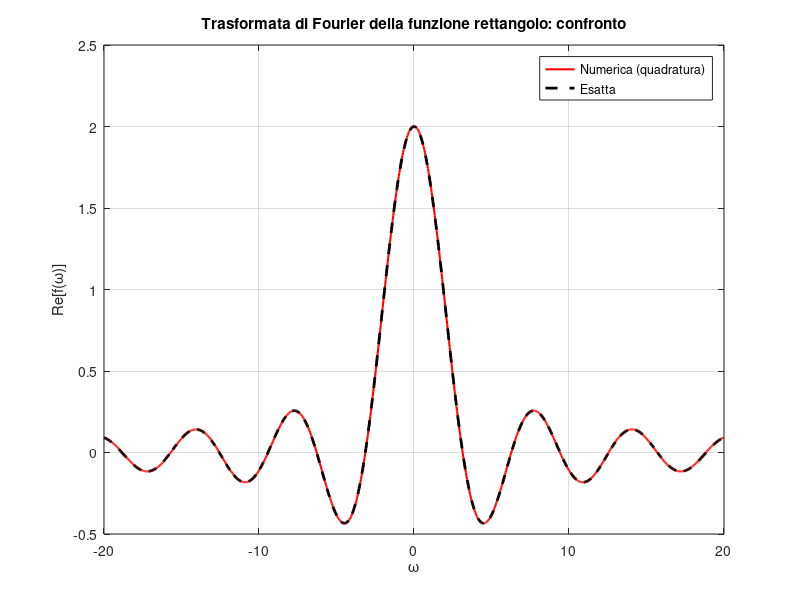

The MATLAB source for this figure:
% Fourier: Trasformata
clear; close all; clc;

% Parametri
a = 1;                              % Mezzo supporto della funzione rettangolo
omega = linspace(-20, 20, 1000);    % Frequenze su cui valutare la trasformata
N = 1000;                           % Numero di punti di quadratura
t = linspace(-a, a, N);             % Intervallo in cui f(t)=1
dt = t(2) - t(1);                   % Passo

%% Funzione f(t) = 1 su [-a,a], zero altrove
f = ones(size(t));

% Inizializza vettore trasformata
F_num = zeros(size(omega));

%% Calcolo della trasformata numerica con quadratura 
for k = 1:length(omega)
    integrand = f .* exp(-1j*omega(k)*t);
    
    % Formula dei rettangoli
    F_num(k) =  sum(integrand)*dt;
end

%% Trasformata esatta per confronto
F_exact = 2 * sin(a * omega) ./ omega;
F_exact(omega == 0) = 2 * a;

% Plot
figure;
plot(omega, real(F_num), 'r', 'LineWidth', 1.5); hold on;
plot(omega, F_exact, '--k', 'LineWidth', 2);
xlabel('\omega'); ylabel('Re[{f}(\omega)]');
title('Trasformata di Fourier della funzione rettangolo: confronto');
legend('Numerica (quadratura)', 'Esatta', 'Location', 'NorthEast');
grid on;